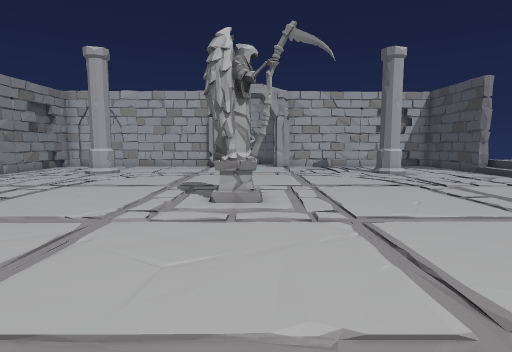
[1] (above)

17 first-person views from a walk through a Unity game level. The camera is 1.5 m above the floor, tilts 6° down and sees 80° across. The floor is counted in squares, 1 m on a side. Each view is taken from the middle of a square. On the plan, view 1 faces up. The plan holds only what a view shows up to about 15 squares ahead; the rest is blank. The place goes on beyond the plan. The player is left out.

[2]
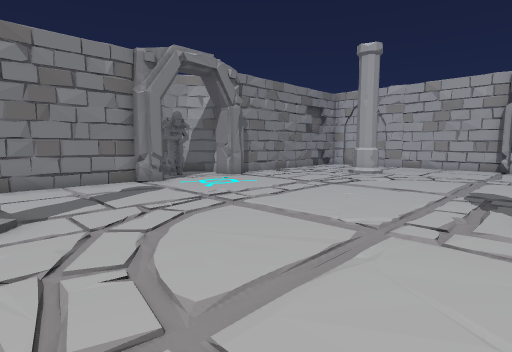

[3]
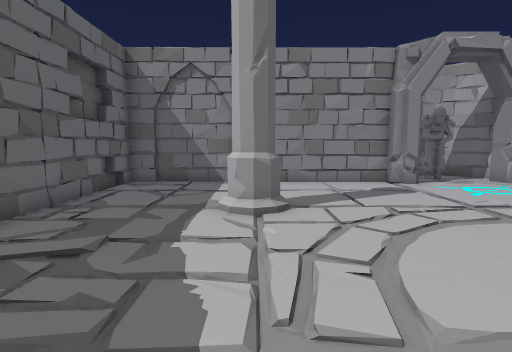

[4]
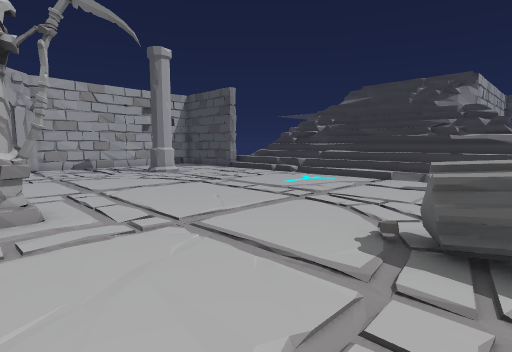

[5]
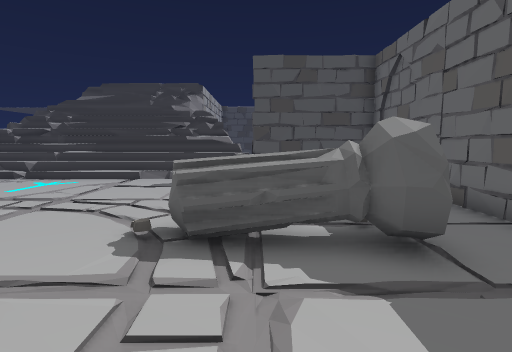

[6]
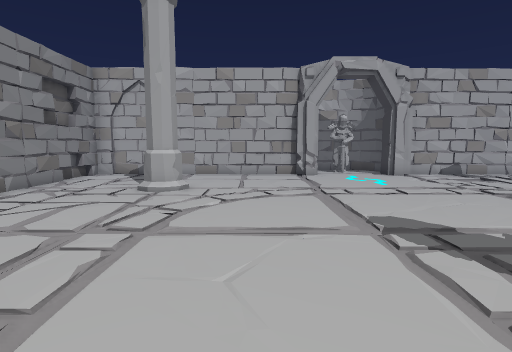

[7]
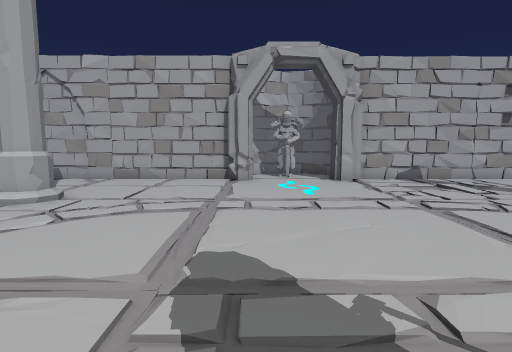

[8]
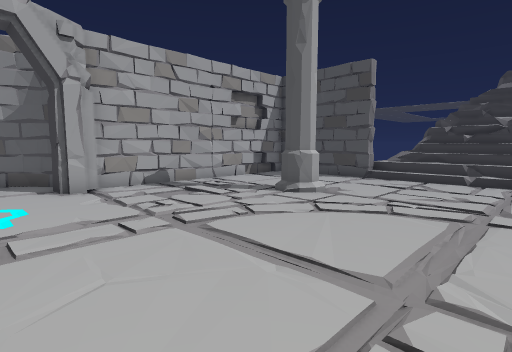

[9]
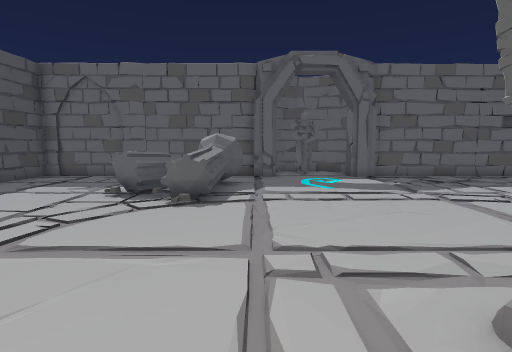

[10]
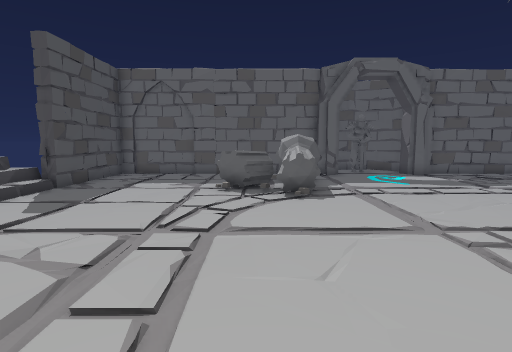

[11]
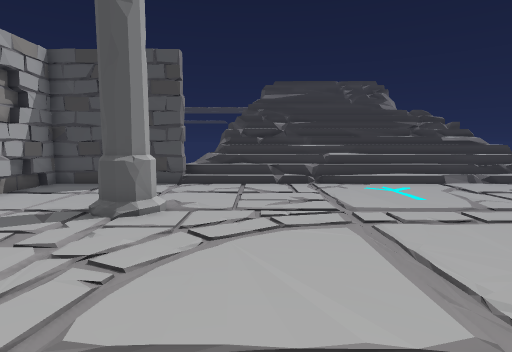

[12]
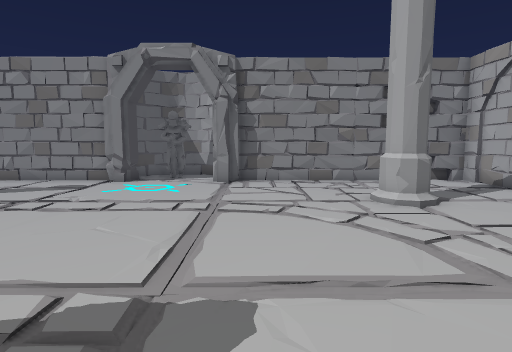

[13]
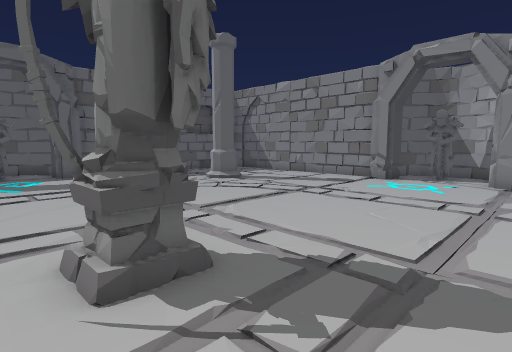

[14]
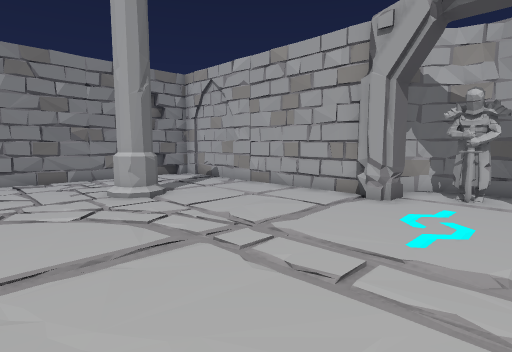

[15]
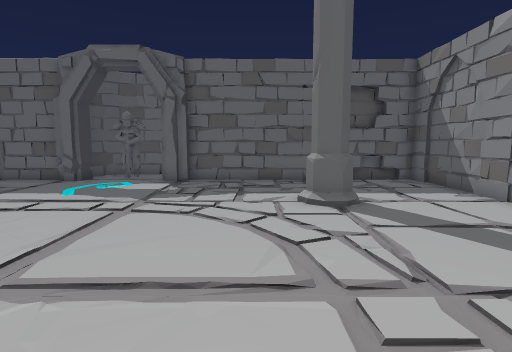

[16]
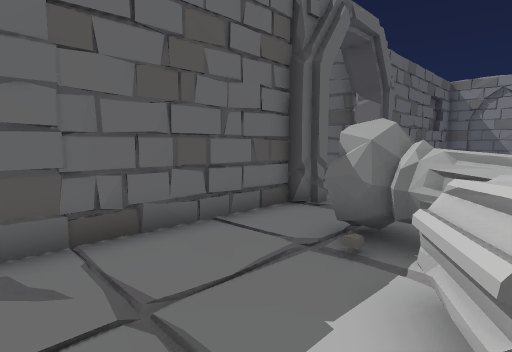

[17]
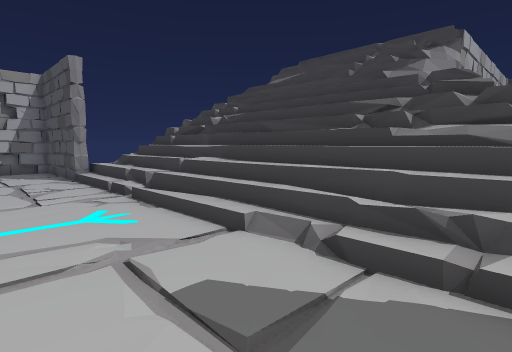

### Floor plan
Key: @ floor where view 1 was taken; # wall or solid block; . floor; / step, stairs or slope; = window, fence, low wall or low ledge; P pillar; S statue; O other object.
Columns run from 15 left of view 1 to 15 right of it. Each row starts with its distance up from view 1.
 23              ####
 22              #SS#
 21   ############S.############
 20   #.........##..##.........#
 19   #........................#
 18   #........................#
 17   #........................#
 16   #...PP/............PP....#
 15   #....P..............P....//=#
 14   #........................///#
 13   #........................//=#
 12   #........................///#
 11  ###.......................//=#
 10 ###........................//=#
  9 #SS...........SS...........///#
  8 #SS...........SS...........// #
  7 ####.......................// #
  6   ##.......................// #
  5   #........................///#
  4   #........................///#
  3   #........................///#
  2   #...............OO.......///=
  1   #...PPP.........OOOO.....#
  0   #....P.......@..OOO......#
 -1   #...............OO.......#
 -2   #........................#
 -3   #.............##........ #
 -4   ############..############
 -5             ##SS##
 -6              ####

Positions as (right, up) in squares from view 1, and headings:
1: (0, 0), facing up
2: (-1, 1), facing up-left
3: (-1, 1), facing left
4: (-1, 1), facing up-right
5: (-1, 1), facing right
6: (-5, 6), facing up
7: (-2, 8), facing up
8: (-1, 10), facing up-right
9: (2, 10), facing down
10: (5, 11), facing down
11: (0, 13), facing right
12: (0, 12), facing left
13: (1, 12), facing down-left
14: (1, 12), facing up-left
15: (-6, 9), facing down
16: (8, 1), facing down-left
17: (8, 2), facing up-right
